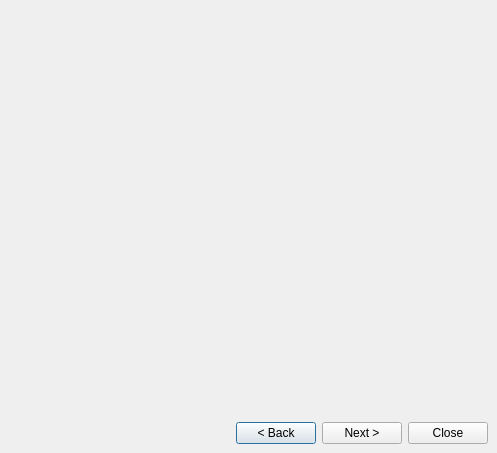
<ui version="4.0" >
 <class>variogram_modeler_gui_base</class>
 <widget class="QDialog" name="variogram_modeler_gui_base" >
  <property name="geometry" >
   <rect>
    <x>0</x>
    <y>0</y>
    <width>497</width>
    <height>453</height>
   </rect>
  </property>
  <property name="windowTitle" >
   <string>Dialog</string>
  </property>
  <layout class="QGridLayout" >
   <property name="margin" >
    <number>9</number>
   </property>
   <property name="spacing" >
    <number>6</number>
   </property>
   <item row="1" column="0" >
    <layout class="QHBoxLayout" >
     <property name="margin" >
      <number>0</number>
     </property>
     <property name="spacing" >
      <number>6</number>
     </property>
     <item>
      <spacer>
       <property name="orientation" >
        <enum>Qt::Horizontal</enum>
       </property>
       <property name="sizeHint" >
        <size>
         <width>40</width>
         <height>20</height>
        </size>
       </property>
      </spacer>
     </item>
     <item>
      <widget class="QPushButton" name="_back" >
       <property name="text" >
        <string>&lt; Back</string>
       </property>
      </widget>
     </item>
     <item>
      <widget class="QPushButton" name="_next" >
       <property name="text" >
        <string>Next ></string>
       </property>
      </widget>
     </item>
     <item>
      <widget class="QPushButton" name="_cancel" >
       <property name="text" >
        <string>Close</string>
       </property>
      </widget>
     </item>
    </layout>
   </item>
   <item row="0" column="0" >
    <widget class="QStackedWidget" name="_stack" >
     <property name="currentIndex" >
      <number>0</number>
     </property>
     <widget class="QWidget" name="_default_page" />
    </widget>
   </item>
  </layout>
 </widget>
 <resources/>
 <connections/>
</ui>
